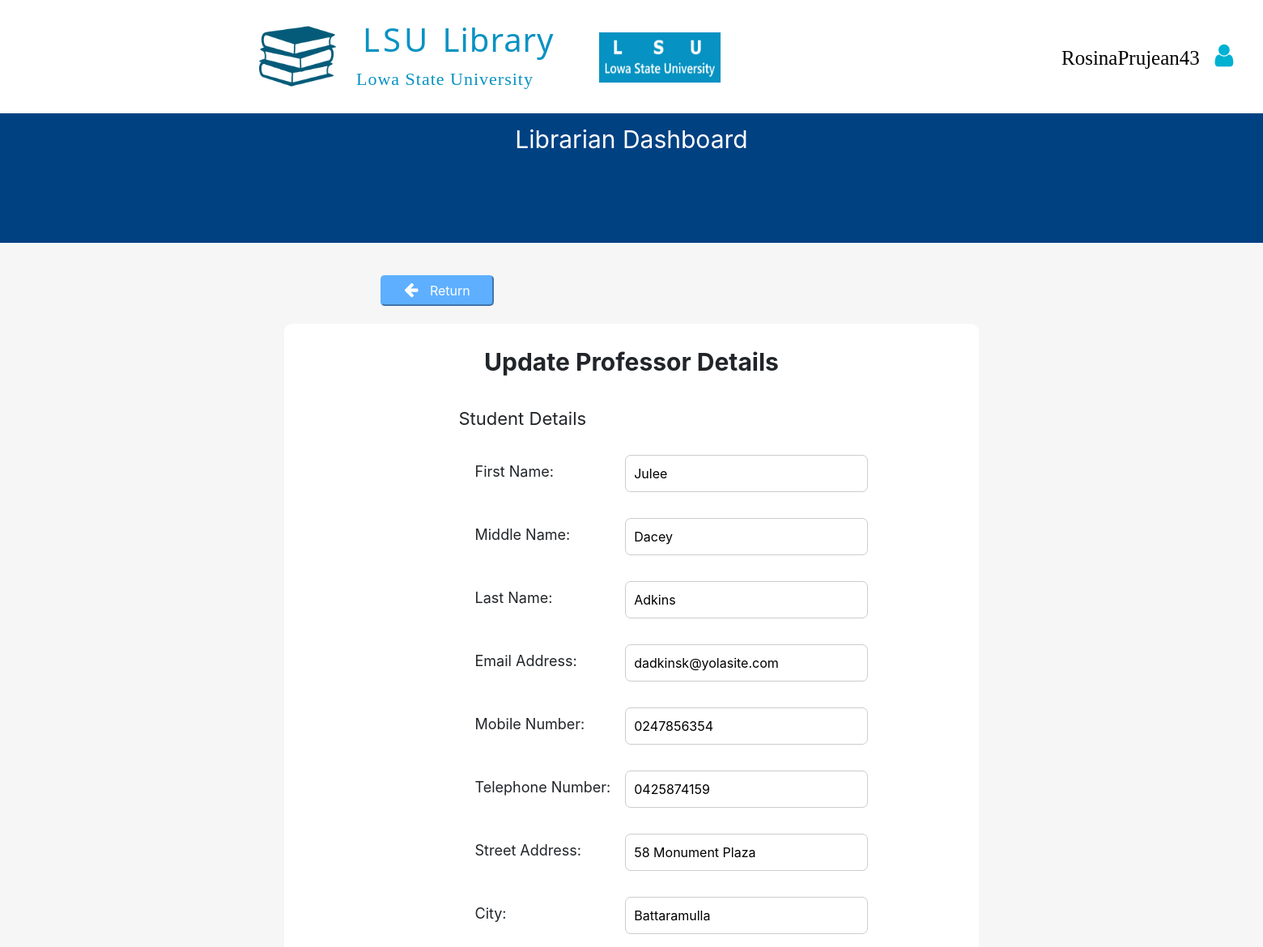
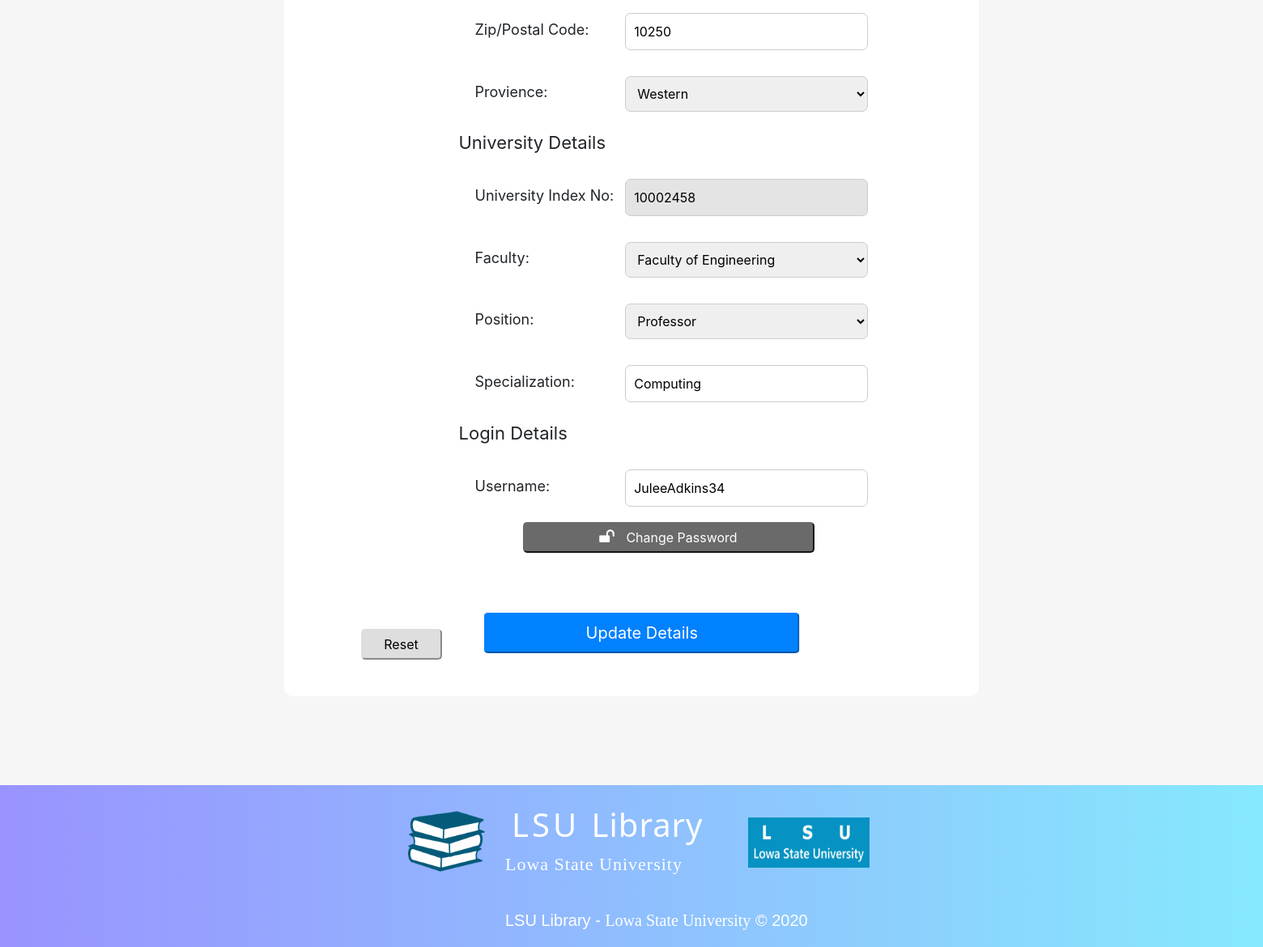
Page /librarianDashboard/4.manageMemberDetails/updateProfessorDetails.php?updateprofessorUsername=JuleeAdkins34 (signed in) on the committed database (2 pictures, top to bottom).
### tables this page shows
CREATE TABLE User(
  UserID INT(8) AUTO_INCREMENT,
  FirstName VARCHAR(30) NOT NULL,
  MiddleName VARCHAR(30),
  LastName VARCHAR(50) NOT NULL,
  EmailAddress VARCHAR(50) NOT NULL,
  StreetAddress VARCHAR(40) NOT NULL,
  ucCityID INT(8),
  uzpcZPCID INT(8),
  upProvienceID INT(8) NOT NULL,
  MobileNumber CHAR(10) NOT NULL,
  TelephoneNumber CHAR(10),
  RegistrationDateTime DATETIME DEFAULT CURRENT_TIMESTAMP,
  lLoginID INT NOT NULL,  
  PRIMARY KEY (UserID),
  FOREIGN KEY (ucCityID) REFERENCES UserCity(CityID),
  FOREIGN KEY (uzpcZPCID) REFERENCES UserZipPostalCode(ZPCID),
  FOREIGN KEY (upProvienceID) REFERENCES UserProvience(ProvienceID)
);

CREATE TABLE UserCity(
  CityID INT(8) AUTO_INCREMENT,
  City VARCHAR(50),
  PRIMARY KEY (CityID)
);

CREATE TABLE UserZipPostalCode(
  ZPCID INT(8) AUTO_INCREMENT,
  ZipPostalCode VARCHAR(5),
  PRIMARY KEY (ZPCID)
);

CREATE TABLE UniversityMember(
  uUserID INT(8) NOT NULL,
  UniversityNo INT(8) NOT NULL,
  mmtMembershipTypeID INT(8) NOT NULL,
  mmsMemberStatusID INT(8) NOT NULL,
  mfFacultyID INT(8) NOT NULL,
  mpPositionID INT(8) NOT NULL,
  EditDateTime DATETIME,
  PRIMARY KEY (uUserID, UniversityNo),
  FOREIGN KEY (uUserID) REFERENCES User(UserID),
  FOREIGN KEY (mmtMembershipTypeID) REFERENCES MemberMembershipType(MembershipTypeID),
  FOREIGN KEY (mmsMemberStatusID) REFERENCES MemberMemberStatus(MemberStatusID),
  FOREIGN KEY (mfFacultyID) REFERENCES MemberFaculty(FacultyID),
  FOREIGN KEY (mpPositionID) REFERENCES MemberPosition(PositionID)
);

CREATE TABLE MemberPosition(
  PositionID INT(8) AUTO_INCREMENT,
  Position VARCHAR(25),
  PRIMARY KEY (PositionID)
);

CREATE TABLE ProfessorSpecialization(
  SpecializationID INT(8) AUTO_INCREMENT,
  Specialization VARCHAR(50),
  PRIMARY KEY (SpecializationID)
);

### librarianDashboard/4.manageMemberDetails/updateProfessorDetails.php (the view, shortened to what the rows shown need)
<?php
  include_once("../../LSULibraryDBConnection.php");
  $professorUsername= $_GET['updateprofessorUsername'];
        ?> <script>
<!DOCTYPE html>
<html>
  <head>
    <link rel="stylesheet" href="../../assets/css/defaultLayout.css">
    <link rel="stylesheet" href="https://cdnjs.cloudflare.com/ajax/libs/font-awesome/4.7.0/css/font-awesome.min.css">
    <link rel="stylesheet" href="../../assets/bootstrap/css/bootstrap.min.css">
  </head>
  <body>
        <div style="height: 140px; width: 100%;">
              <div id="logoSection">
                <h1 id="mainTitle"> LSU <span id="mainTitleSpan">Library</span> </h1>
              </div>
        </div>
          <div style="width: 100%;
                      height: 1840px;
                      background-color: #F6F6F6;">
            <div style="width: 55%;
                        height: 1630px;
                        background-color: #FFFFFF;
                        border-radius: 10px;
                        position: relative;
                        left: 50%;
                        transform: translateX(-50%);
                        top: 100px;">
              <?php
                $retrieveDetailsSQL = "SELECT * FROM User u INNER JOIN Login l ON l.LoginID = u.lLoginID
                                      INNER JOIN UserCity uc ON uc.CityID = u.ucCityID
                                      INNER JOIN UserZipPostalCode uzpc ON uzpc.ZPCID = u.uzpcZPCID
                                      INNER JOIN UserProvience up ON up.ProvienceID = u.upProvienceID
                                      INNER JOIN UniversityMember um ON um.uUserID = u.UserID
                                      INNER JOIN MemberMembershipType mmt ON mmt.MembershipTypeID = um.mmtMembershipTypeID
                                      INNER JOIN MemberFaculty mf ON mf.FacultyID = um.mfFacultyID
                                      INNER JOIN MemberPosition mp ON mp.PositionID = um.mpPositionID
                                      INNER JOIN MemberMemberStatus mms ON mms.MemberStatusID = um.mmsMemberStatusID
                                      INNER JOIN Professor p ON p.umUserID = um.uUserID AND p.umUniversityNo = um.UniversityNo
                                      INNER JOIN ProfessorSpecialization ps ON ps.SpecializationID = p.psSpecializationID
                                      WHERE l.Username = '$professorUsername';";
                $retrieveDetailsResult = mysqli_query($databaseConn, $retrieveDetailsSQL);
                $retrieveDetailsRow = mysqli_fetch_array($retrieveDetailsResult);
              ?>
              <div id="container">
                <form action="updateProfessorDetails.php?updateprofessorUsername=<?php echo $professorUsername; ?>" method="POST">
                  <table>
                    <tr>
                      <td>
                        <input type="text" name="firstName" class="updateFormInput" required placeholder="First Name" value="<?php echo $retrieveDetailsRow['FirstName']; ?>"
                        title="Mandatory, Only Uppercase Initials and Lowercase Alphabetic Characters"
                        data-toggle="tooltip" data-placement="right">
                      </td>
                    </tr>
                    <tr>
                      <td>
                        <input type="text" name="middleName" class="updateFormInput" placeholder="Middle Name" value="<?php echo $retrieveDetailsRow['MiddleName']; ?>"
                        title="Optional, Only Uppercase Initials and Lowercase Alphabetic Characters"
                        data-toggle="tooltip" data-placement="right">
                      </td>
                    </tr>
                    <tr>
                      <td>
                        <input type="text" name="lastName" class="updateFormInput" required placeholder="Last Name" value="<?php echo $retrieveDetailsRow['LastName']; ?>"
                        title="Mandatory, Only Uppercase Initials and Lowercase Alphabetic Characters"
                        data-toggle="tooltip" data-placement="right">
                      </td>
                    </tr>
                    <tr>
                      <td>
                        <input type="text" name="emailAddress" class="updateFormInput" required placeholder="Email Address" value="<?php echo $retrieveDetailsRow['EmailAddress']; ?>"
                        title="Mandatory, Enter valid email address"
                        data-toggle="tooltip" data-placement="right">
                      </td>
                    </tr>
                    <tr>
                      <td>
                        <input type="text" name="mobileNumber" class="updateFormInput" required placeholder="Mobile Number" value="<?php echo $retrieveDetailsRow['MobileNumber']; ?>"
                        title="Mandatory, Only 10 numeric characters"
                        data-toggle="tooltip" data-placement="right">
                      </td>
                    </tr>
                    <tr>
                      <td>
                        <input type="text" name="telephoneNumber" class="updateFormInput" placeholder="Telephone Number" value="<?php echo $retrieveDetailsRow['TelephoneNumber']; ?>"
                        title="Optional, Only 10 numeric characters"
                        data-toggle="tooltip" data-placement="right">
                      </td>
                    </tr>
                    <tr>
                      <td>
                        <input type="text" name="streetAddress" class="updateFormInput" required placeholder="Street Address" value="<?php echo $retrieveDetailsRow['StreetAddress']; ?>"
                        title="Mandatory, Only Uppercase Initials, Lowercase Alphabetic and Numeric Characters"
                        data-toggle="tooltip" data-placement="right">
                      </td>
                    </tr>
                    <tr>
                      <td>
                        <input type="text" name="city" class="updateFormInput" required placeholder="City" value="<?php echo $retrieveDetailsRow['City']; ?>"
                        title="Mandatory, Only Uppercase Initials, Lowercase Alphabetic and Numeric Characters"
                        data-toggle="tooltip" data-placement="right">
                      </td>
                    </tr>
                    <tr>
                      <td>
                        <input type="text" name="zipPostalCode" class="updateFormInput" required placeholder="Zip/Postal Code" value="<?php echo $retrieveDetailsRow['ZipPostalCode']; ?>"
                        title="Mandatory, Only 5 Numeric Characters"
                        data-toggle="tooltip" data-placement="right">
                      </td>
                    </tr>
                    <tr>
                      <td>
                        <input type="text" name="universityIndexNo" class="updateFormInput" required readonly placeholder="University Index No" value="<?php echo $retrieveDetailsRow['UniversityNo']; ?>"
                        title="Not Editable"
                        data-toggle="tooltip" data-placement="right" style="background-color: #E4E4E4;">
                      </td>
                    </tr>
                    <tr>
                      <td>
                        <select name="positionSelect" class="updateFormInput"
                        title="Mandatory, Select the Position"
                        data-toggle="tooltip" data-placement="right">
                          <?php
                              $selectedPositionID = $retrieveDetailsRow["PositionID"];
                              $selectedPosition = $retrieveDetailsRow["Position"];
                          ?>
                            <option value="92130001"
                              <?php
                                if(92130004 == $selectedPositionID && "Professor" == $selectedPosition)
                                {
                                  echo "selected";
                                }
                              ?> >Professor
                            </option>
                        </select>
                      </td>
                    </tr>
                    <tr>
                      <td>
                        <input type="text" name="specialization" class="updateFormInput" required placeholder="Batch" value="<?php echo $retrieveDetailsRow['Specialization']; ?>"
                        title="Mandatory,  Only Uppercase Initials and Lowercase Alphabetic Characters"
                        data-toggle="tooltip" data-placement="right">
                      </td>
                    </tr>
                    <tr>
                      <td>
                        <input type="text" name="username" class="updateFormInput" required placeholder="Username" value="<?php echo $retrieveDetailsRow['Username']; ?>"
                        title="Mandatory, Only Uppercase, Lowercase Alphabetic and Numeric Characters, Minimum Length: 10, Maximum Length: 15"
                        data-toggle="tooltip" data-placement="right">
                      </td>
                    </tr>
                  </table>
                </form>
              </div>
          </div>
        </div>
          <div id="footer">
            <div id="footerLogoSection">
              <h1 id="mainTitle"> LSU <span id="mainTitleSpan">Library</span> </h1>
            </div>
          </div>
  </body>
</html>

### rows in the picture
user: firstName "Julee", middleName "Dacey", lastName "Adkins", emailAddress "dadkinsk@yolasite.com", mobileNumber "0247856354", telephoneNumber "0425874159", streetAddress "58 Monument Plaza", city "Battaramulla", zipPostalCode "10250", universityIndexNo "10002458", specialization "Computing", username "JuleeAdkins34"
memberposition: positionSelect "Professor"

### other values in the picture
$_SESSION['username'] "RosinaPrujean43"
form field provienceSelect "Western"
form field facultySelect "Faculty of Engineering"
